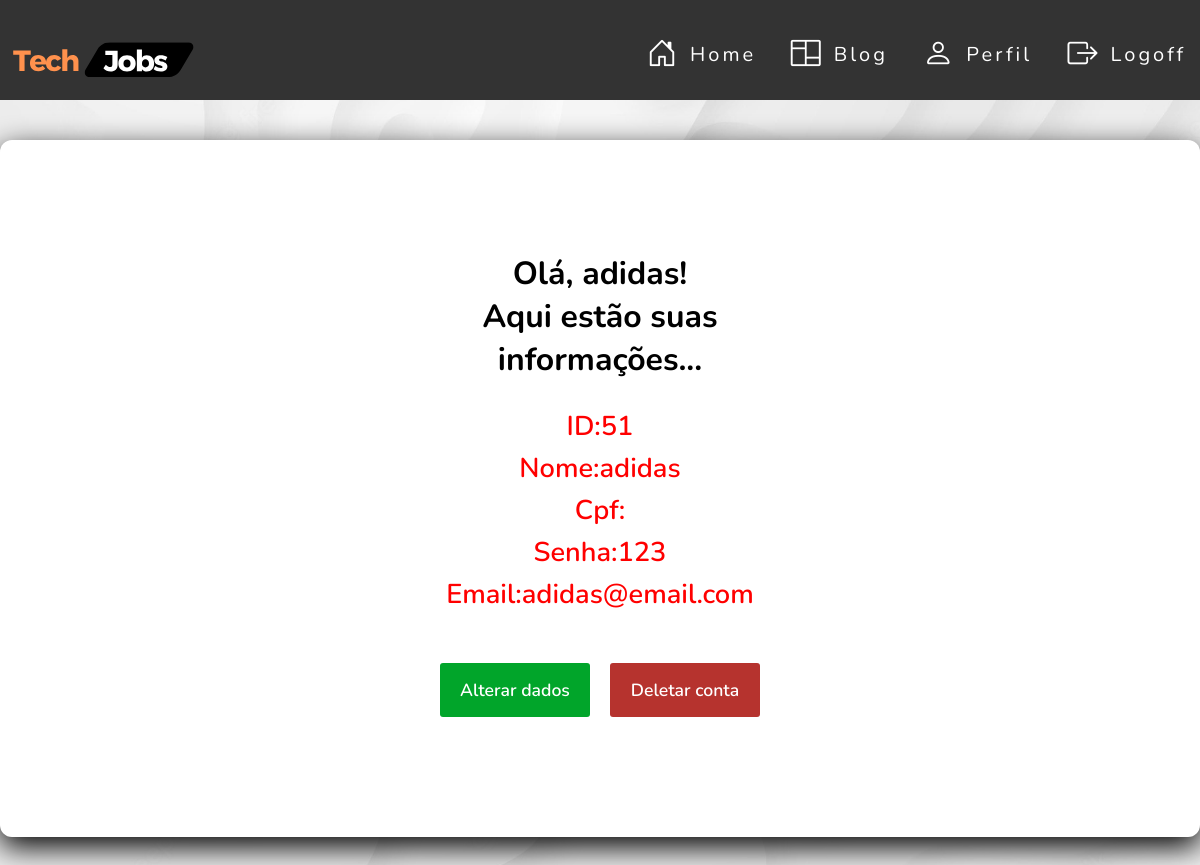
The app's page /usuarios/candidato/index.php (signed in), older data.
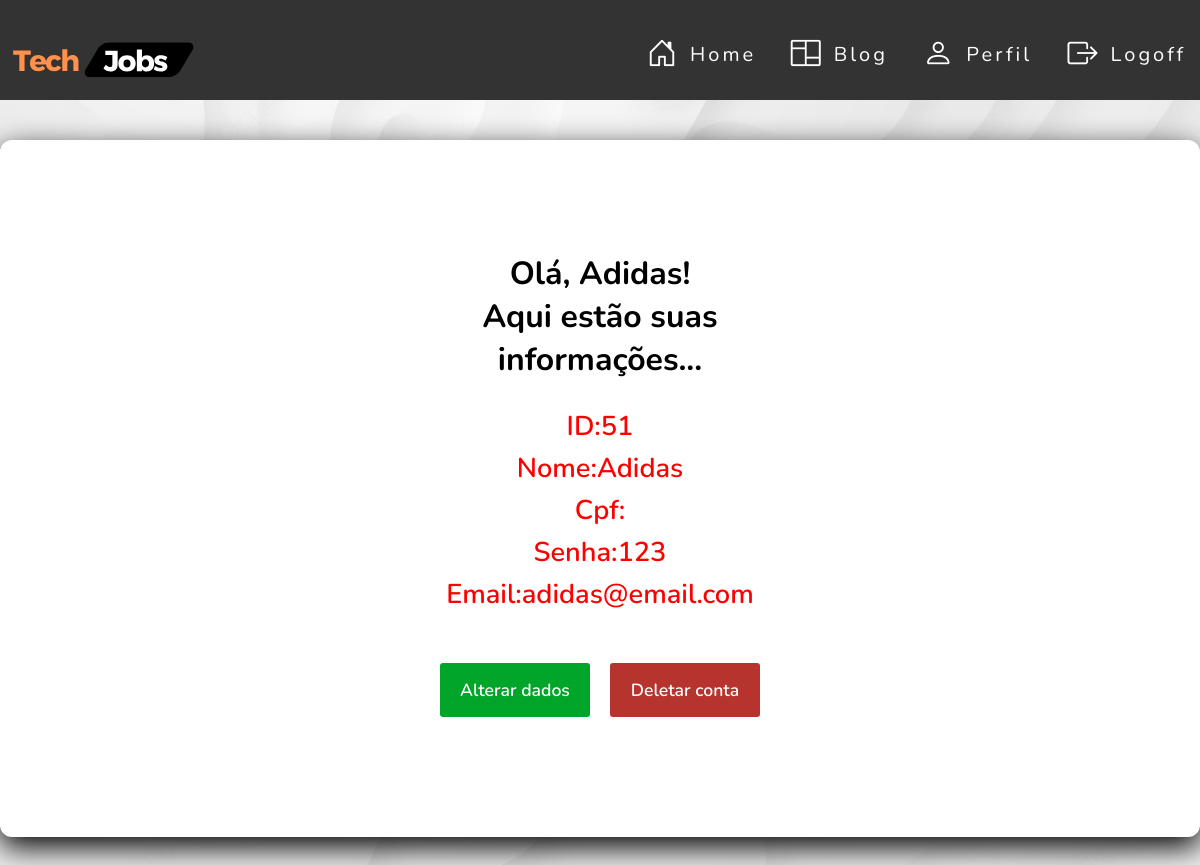
The same page, newer data.
### tables this page shows
CREATE TABLE `usuario` (
  `id` int NOT NULL,
  `nome` varchar(40) DEFAULT NULL,
  `razao_social` varchar(50) DEFAULT NULL,
  `cpf` varchar(20) DEFAULT NULL,
  `cnpj` varchar(18) DEFAULT NULL,
  `senha` varchar(50) DEFAULT NULL,
  `email` varchar(50) NOT NULL,
  `sexo` varchar(20) DEFAULT NULL,
  `ddi` varchar(6) DEFAULT NULL,
  `ddd` varchar(20) DEFAULT NULL,
  `numero` varchar(17) DEFAULT NULL,
  `cep` varchar(15) DEFAULT NULL,
  `cidade` varchar(30) DEFAULT NULL,
  `logradouro` varchar(10) DEFAULT NULL,
  `bairro` varchar(30) DEFAULT NULL,
  `lote` varchar(10) DEFAULT NULL,
  `rua` varchar(30) DEFAULT NULL,
  `complemento` varchar(20) DEFAULT NULL,
  `perfil_id` int DEFAULT NULL
);

### src/database/conexao.php (called while the page is built)
<?php
class Conexao
{
    public static function getConexao()
    {
        try {
            return new PDO("mysql:host=127.0.0.1;dbname=techjobsdb", "root", "");
        } catch (\PDOException $e) {
            echo 'Error ao conectar com banco de dados. ' . $e->getMessage();
            return null;
        }
    }
}

### auth/permissoes.php (called while the page is built, shortened)
<?php
require_once __DIR__ . '/../src/database/conexao.php';
require_once __DIR__ . '/../src/dao/usuariodao.php';
$id = $_SESSION['usuario']['id'];
$dao = new UsuarioDAO();
$usuario = $dao->getById($id);

### src/dao/usuariodao.php (called while the page is built, shortened)
<?php
include_once __DIR__ . '/../database/conexao.php';
class  UsuarioDAO
{
    private $dbh;
    public function __construct()
    {
        $this->dbh = Conexao::getConexao();
    }
    public function getById($id)
    {
        $query = "SELECT * FROM usuario WHERE id = :id";
        $stmt = $this->dbh->prepare($query);
        $stmt->bindParam(":id", $id);
        $stmt->execute();
        $row = $stmt->fetch(PDO::FETCH_BOTH);
        $this->dbh = null;
        return $row;
    }
    public function getByPerfilId($perfil_id)
    {
        $query = "SELECT * FROM usuario WHERE perfil_id = :perfil_id";
        $stmt = $this->dbh->prepare($query);
        $stmt->bindParam(":perfil_id", $perfil_id);
        $stmt->execute();
        $row = $stmt->fetch(PDO::FETCH_BOTH);
        $this->dbh = null;
        return $row;
    }
}

### usuarios/candidato/index.php (the view, shortened to what the changed rows need)
<?php
require_once __DIR__ . '/../../src/database/conexao.php';
require_once __DIR__ . '/../../src/dao/usuariodao.php';
require_once __DIR__ . '/../../auth/permissoes.php';
?>
<!doctype html>
<html lang="en">
<head>
    <link rel="stylesheet" href="https://cdnjs.cloudflare.com/ajax/libs/font-awesome/4.7.0/css/font-awesome.min.css"
/>
    <link href="https://unpkg.com/progressive-image@1.2.0/dist/index.css" rel="stylesheet" type="text/css">
    <link href="https://unpkg.com/aos@2.3.1/dist/aos.css" rel="stylesheet">
    <link rel="stylesheet" href="../../assets/css/style.css">
    <link rel="stylesheet" href="../../assets/css/usuario.css">
    <link rel="stylesheet" href="../../assets/css/button.css">
    <link rel="stylesheet" href="https://cdn.jsdelivr.net/npm/bootstrap-icons@1.11.1/font/bootstrap-icons.css">
</head>
<body>
<main class="main-information">
    <div class="card-information">
        <div class="container">
            <div class="row text ">
                <div class="col-md-12">
                    <div class="card-body font-weight-bold card-information-main">
                        <div class="card-information-box">
                            <span class="card-information-header"><h1>Olá, <?php echo $usuario[1]; ?>!<br>Aqui estão suas informações...</h1></span>
                            <div class="card-information-box-text">
                                <div><h2>ID: </h2></div>
                                <div><h2><?php echo $usuario[0]; ?></h2></div>
                            </div>
                            <div class="card-information-box-text">
                                <div><h2>Nome: </h2></div>
                                <div><h2><?php echo $usuario[1]; ?></h2></div>
                            </div>
                            <div class="card-information-box-text">
                                <div><h2>Cpf: </h2></div>
                            </div>
                            <div class="card-information-box-text">
                                <div><h2>Senha: </h2></div>
                                <div><h2><?php echo $usuario[5]; ?></h2></div>
                            </div>
                            <div class="card-information-box-text">
                                <div><h2>Email: </h2></div>
                                <div><h2><?php echo $usuario[6]; ?></h2></div>
                            </div>
                        </div>
                    </div>
                </div>
            </div>
        </div>
    </div>
</main>
</body>
</html>

Row changes from the older to the newer data that the page shows:
changed usuario "adidas@email.com": nome "adidas" → "Adidas"
